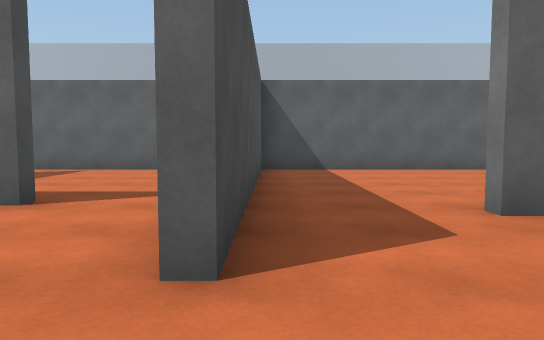
view 1 (above)

16 first-person views from a walk through a 3-D level made in the Unity game engine. The camera is 1.2 m above the floor, tilts 4° down and sees 70° across. The floor is counted in squares, 2 m on a side. Each view is taken from the middle of a square. On the plan, view 1 faces up. The plan holds only what a view shows up to about 11 squares ahead; the rest is blank. The place goes on beyond the plan. The player is left out.

view 2
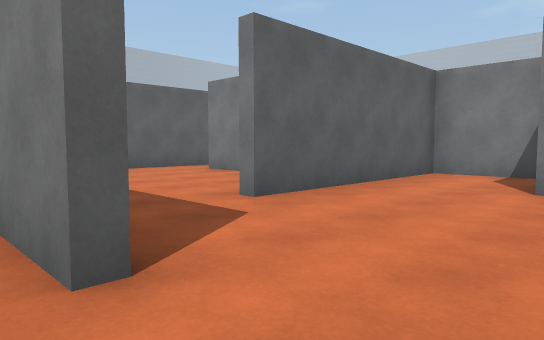

view 3
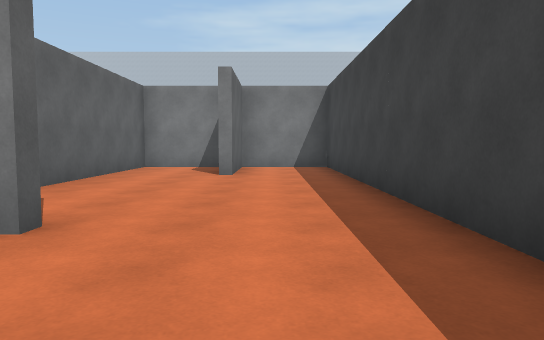

view 4
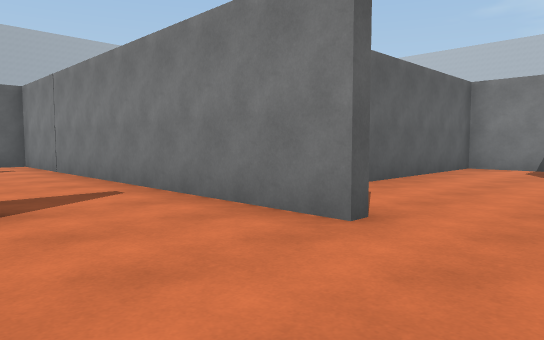

view 5
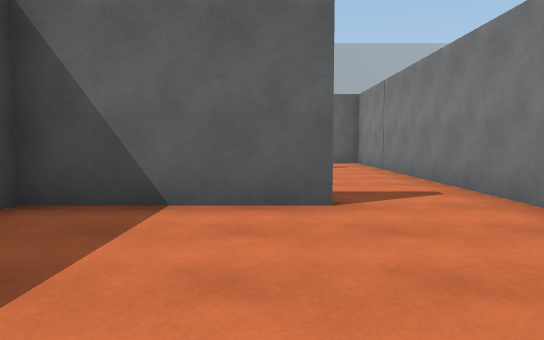

view 6
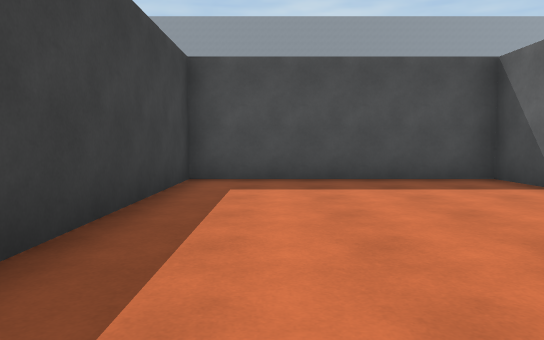

view 7
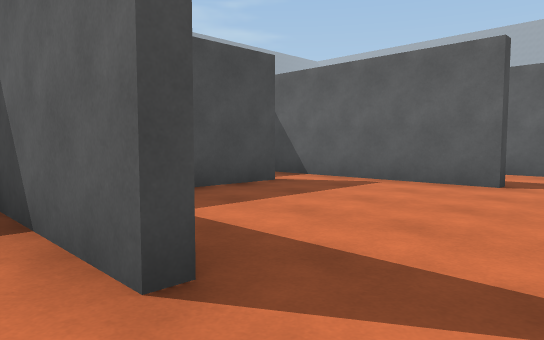

view 8
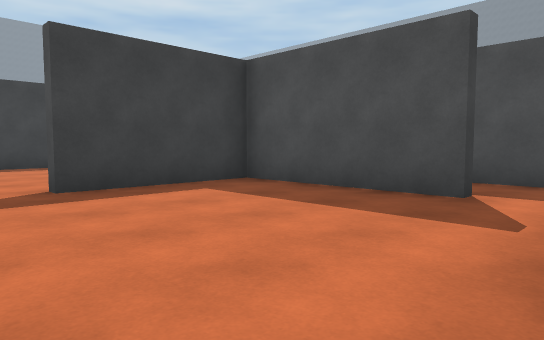

view 9
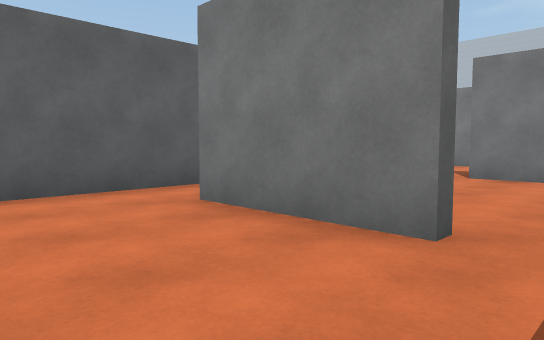

view 10
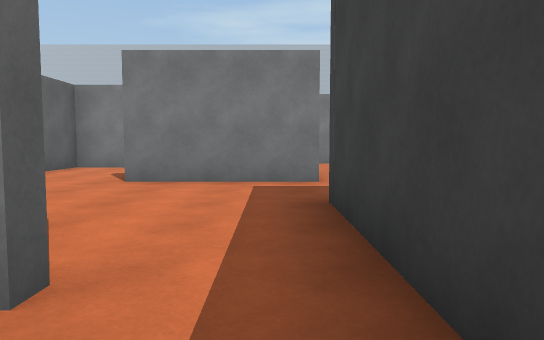

view 11
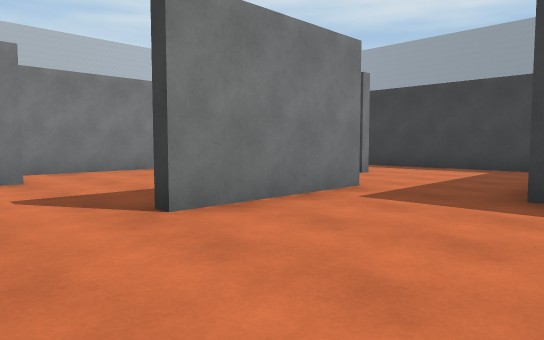

view 12
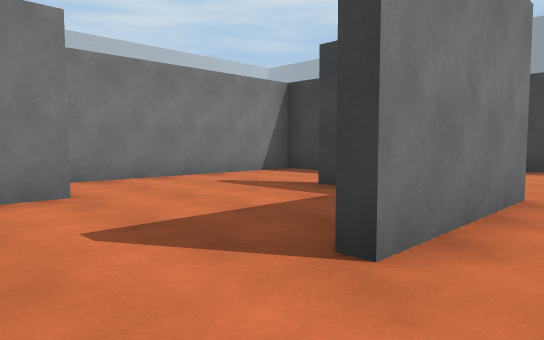

view 13
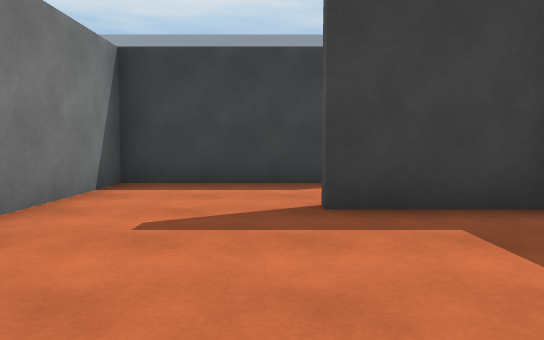

view 14
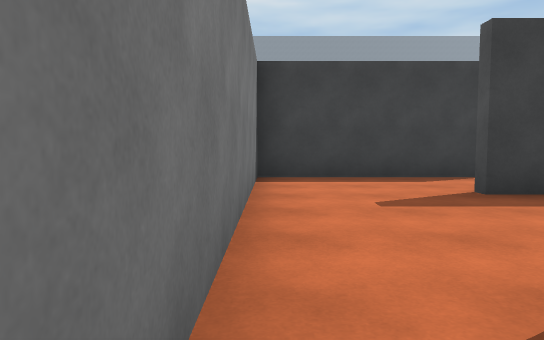

view 15
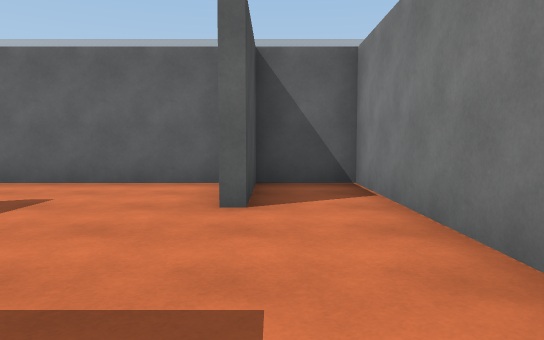

view 16
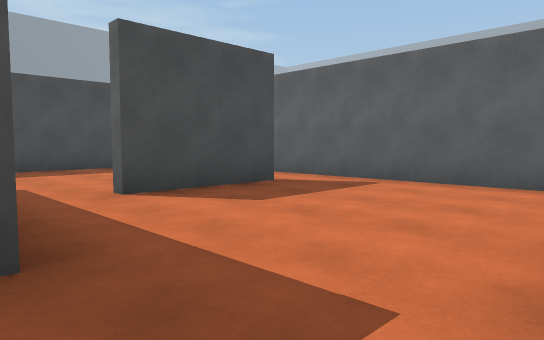

### Floor plan
Points are (right, up) in squares from view 1. A wall is a line through its corners. A room is listed if a view was taken in it or the views show most of it. See-through windows are left out.
Room 1 (views 1, 6)
walls: (6.7, 1.2) (6.7, 3.2) (1.9, 3.2); (-0.2, 3.6) (-0.2, 1.6); (-0.5, -1.4) (6.7, -1.4) (6.7, 0.7) (4.2, 0.7)
ways out: opening at (0, 0.5) to room 2; opening at (1, 3) to room 4
Room 2 (views 2, 3, 4, 5, 7)
walls: (-2.4, 3.7) (-5.4, 3.7) (-5.4, -1.4) (-0.5, -1.4); (-0.5, 1.6) (-0.5, 3.6)
ways out: opening at (0, 0.5) to room 1; opening at (-1.5, 4) to room 3
Room 3 (view 8)
walls: (-2.4, 8.8) (-5.6, 8.8); (-5.4, 7.6) (-5.4, 3.9) (-2.4, 3.9); (-0.5, 3.6) (-0.5, 9.6)
ways out: opening at (-1.5, 4) to room 2; opening at (-5, 8); opening at (-1.5, 9)
Room 4 (views 9, 10)
walls: (4.4, 4.9) (4.4, 7.5); (4.5, 8.8) (-0.2, 8.8) (-0.2, 3.6)
ways out: opening at (1, 3) to room 1; opening at (5, 4) to room 5; opening at (5, 8) to room 5
Room 5 (views 11, 12)
walls: (4.6, 7.5) (4.6, 4.9); (8.5, 8.8) (4.5, 8.8); (9, 3.2) (9, 6.4); (3.8, 3.4) (7, 3.4)
ways out: opening at (5, 4) to room 4; opening at (5, 8) to room 4; opening at (9, 7.5) to room 6; opening at (8, 3) to room 7
Room 6 (views 13, 14, 15)
walls: (12.5, 6.5) (12.5, 8.8) (8.5, 8.8); (9.5, 3.4) (11.6, 3.4); (10.1, 1.2) (14.3, 1.2) (14.3, 8.8) (12.8, 8.8) (12.8, 6.5)
ways out: opening at (9, 7.5) to room 5; opening at (11, 2.5) to room 7
Room 7 (view 16)
walls: (7.9, -1.4) (10.6, -1.4)
ways out: opening at (8, 3) to room 5; opening at (11, 2.5) to room 6; opening at (11, 0)

Positions as (right, up) in squares from view 1, and headings:
1: (0, 0), facing up
2: (-1, 0), facing up-right
3: (-3, 0), facing right
4: (-3, 0), facing up-right
5: (-3, 0), facing up
6: (1, 0), facing left
7: (-1, 3), facing up-left
8: (-1, 9), facing down-left
9: (2, 4), facing up-right
10: (3, 4), facing right
11: (6, 8), facing down-right
12: (8, 8), facing down-right
13: (12, 7), facing down
14: (14, 8), facing down
15: (13, 3), facing up
16: (9, 3), facing up-left
